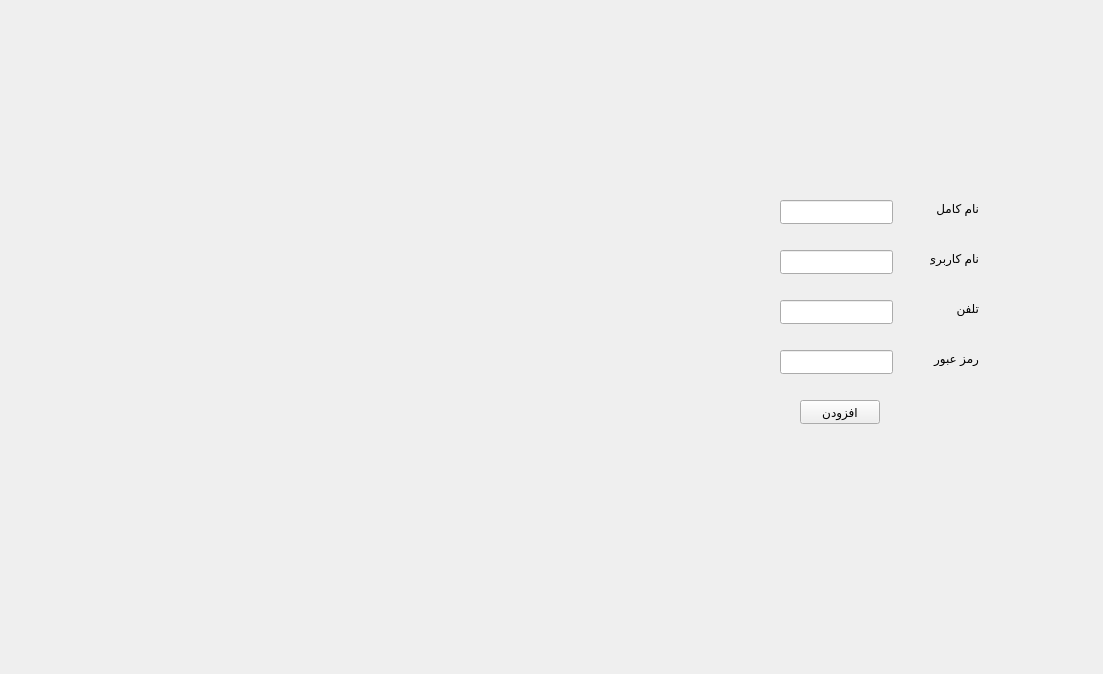
<?xml version="1.0" encoding="UTF-8"?>
<ui version="4.0">
 <class>AddUser</class>
 <widget class="QWidget" name="AddUser">
  <property name="geometry">
   <rect>
    <x>0</x>
    <y>0</y>
    <width>1103</width>
    <height>674</height>
   </rect>
  </property>
  <property name="windowTitle">
   <string>Form</string>
  </property>
  <widget class="QLineEdit" name="lineEdit_name">
   <property name="geometry">
    <rect>
     <x>780</x>
     <y>200</y>
     <width>113</width>
     <height>24</height>
    </rect>
   </property>
  </widget>
  <widget class="QLineEdit" name="lineEdit_username">
   <property name="geometry">
    <rect>
     <x>780</x>
     <y>250</y>
     <width>113</width>
     <height>24</height>
    </rect>
   </property>
  </widget>
  <widget class="QLineEdit" name="lineEdit_phone">
   <property name="geometry">
    <rect>
     <x>780</x>
     <y>300</y>
     <width>113</width>
     <height>24</height>
    </rect>
   </property>
  </widget>
  <widget class="QLineEdit" name="lineEdit_password">
   <property name="geometry">
    <rect>
     <x>780</x>
     <y>350</y>
     <width>113</width>
     <height>24</height>
    </rect>
   </property>
  </widget>
  <widget class="QLabel" name="label">
   <property name="geometry">
    <rect>
     <x>930</x>
     <y>200</y>
     <width>49</width>
     <height>16</height>
    </rect>
   </property>
   <property name="text">
    <string>نام کامل</string>
   </property>
  </widget>
  <widget class="QLabel" name="label_2">
   <property name="geometry">
    <rect>
     <x>930</x>
     <y>250</y>
     <width>49</width>
     <height>16</height>
    </rect>
   </property>
   <property name="text">
    <string>نام کاربری</string>
   </property>
  </widget>
  <widget class="QLabel" name="label_3">
   <property name="geometry">
    <rect>
     <x>930</x>
     <y>300</y>
     <width>49</width>
     <height>16</height>
    </rect>
   </property>
   <property name="text">
    <string>تلفن</string>
   </property>
  </widget>
  <widget class="QLabel" name="label_4">
   <property name="geometry">
    <rect>
     <x>930</x>
     <y>350</y>
     <width>49</width>
     <height>16</height>
    </rect>
   </property>
   <property name="text">
    <string>رمز عبور</string>
   </property>
  </widget>
  <widget class="QPushButton" name="pushButton_addUser">
   <property name="geometry">
    <rect>
     <x>800</x>
     <y>400</y>
     <width>80</width>
     <height>24</height>
    </rect>
   </property>
   <property name="text">
    <string>افزودن</string>
   </property>
  </widget>
 </widget>
 <resources/>
 <connections/>
</ui>
